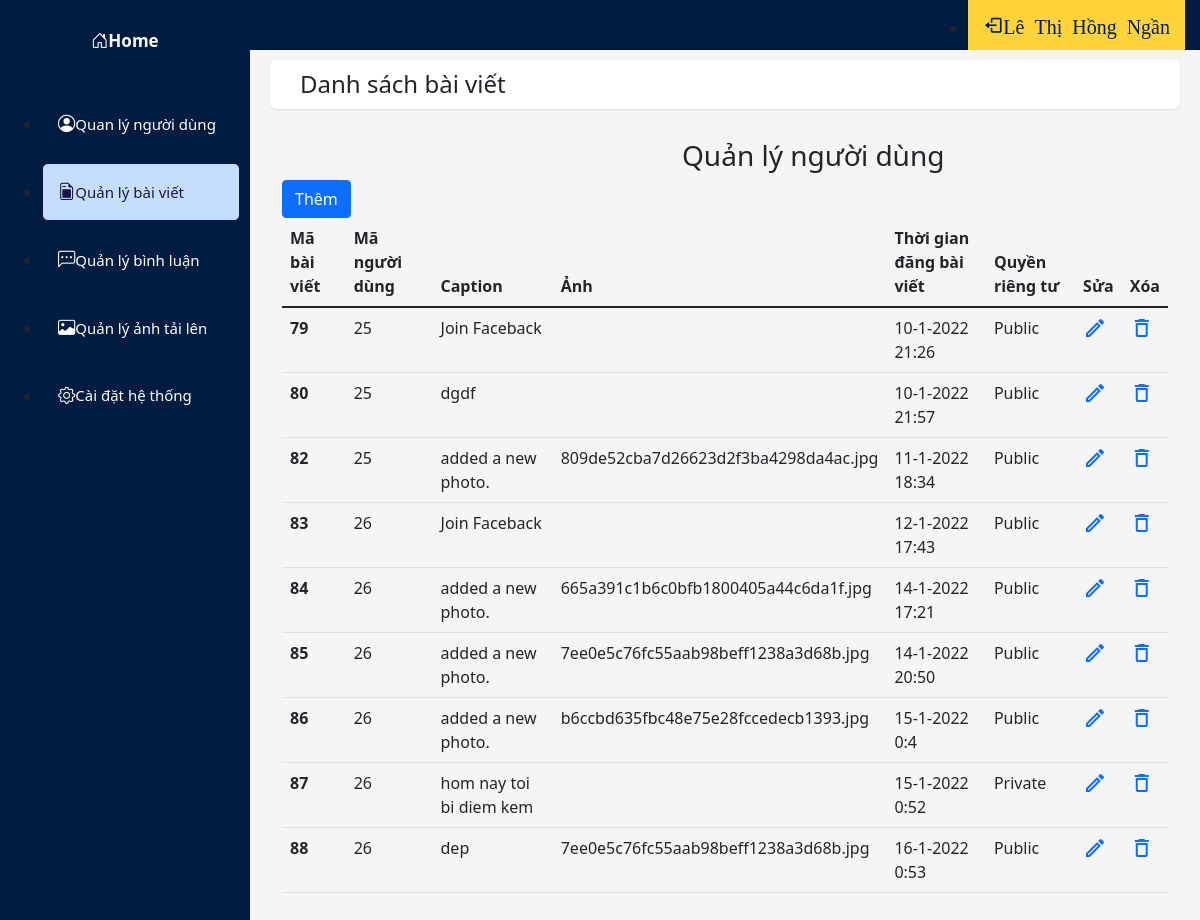
Page /admin/post/quanlybaidang.php on the committed database.
### tables this page shows
CREATE TABLE `user_post` (
  `post_id` int(7) NOT NULL,
  `user_id` int(7) NOT NULL,
  `post_txt` text NOT NULL,
  `post_pic` varchar(150) NOT NULL,
  `post_time` varchar(30) NOT NULL,
  `priority` varchar(8) NOT NULL
);

### admin/post/quanlybaidang.php (the view, shortened to what this page needs)
<!DOCTYPE html>
<html lang="en">
<head>
  <link rel="stylesheet" type="text/css" href="./css/hai.css">
  <link rel="stylesheet" href="https://cdn.jsdelivr.net/npm/boxicons@latest/css/boxicons.min.css">
  <link rel="stylesheet" href="https://use.fontawesome.com/releases/v5.8.2/css/all.css">
  <link rel="stylesheet" href="https://cdnjs.cloudflare.com/ajax/libs/jquery-confirm/3.3.2/jquery-confirm.min.css">
    <link rel="stylesheet" href="https://cdn.jsdelivr.net/npm/bootstrap-icons@1.7.2/font/bootstrap-icons.css">
    <link href="https://cdn.jsdelivr.net/npm/bootstrap@5.1.3/dist/css/bootstrap.min.css" rel="stylesheet">
</head>
<body class="app sidebar-mini rtl">
  <header class="app-header">
    <ul class="app-nav">
      <li><a class="app-nav__item" href="/index.html"><i class='bx bx-log-out '>Lê Thị Hồng Ngần</i> </a>
      </li>
    </ul>
  </header>
  <aside class="app-sidebar">
    <div class="app-sidebar__user">
      <div>
        <p class="app-sidebar__user-name"><b> <i class="bi bi-house-door"></i>Home</b></p>
      </div>
    </div>
    <hr>
    <ul class="app-menu">
      <li><a style="text-decoration: none;"  class="app-menu__item " href="../user/quanlynguoidung.php"><i class="bi bi-person-circle"></i>
          <span class="app-menu__label">Quan lý người dùng</span></a></li>
      <li><a style="text-decoration: none;"  class="app-menu__item active" href="../post/quanlybaidang.php"><i class="bi bi-file-earmark-post"></i><span
            class="app-menu__label">Quản lý bài viết</span></a></li>
      <li><a style="text-decoration: none;"  class="app-menu__item " href=""><i class="bi bi-chat-left-dots"></i><span class="app-menu__label">Quản lý bình luận </span></a>
      </li>
       <li><a style="text-decoration: none;"  class="app-menu__item" href="table-data-oder.html"><i class="bi bi-image"></i><span
            class="app-menu__label">Quản lý ảnh tải lên</span></a></li>
      <li><a style="text-decoration:none;" class="app-menu__item" href="#"><i class="bi bi-gear"></i><span class="app-menu__label">Cài
            đặt hệ thống</span></a></li>
    </ul>
  </aside>
  <main class="app-content">
    <div class="app-title">
      <h1> Danh sách bài viết </h1>
  </div>
     <div class="container">
        <h3 style=" margin-left:400px ; margin-top:30px">Quản lý người dùng </h3>
        <button type="button" class="btn btn-primary"><a href="add.php " style="display: block; color: white;text-decoration:none">Thêm</a></button>
        <table class="table">
  <thead>
    <tr>
      <th scope="col">Mã bài viết</th>
      <th scope="col">Mã người dùng </th>
      <th scope="col">Caption</th>
      <th scope="col">Ảnh</th>
      <th scope="col">Thời gian đăng bài viết</th>
        <th scope="col">Quyền riêng tư</th>
      <th scope="col">Sửa</th>
      <th scope="col">Xóa</th>
    </tr>
  </thead>
  <tbody>
      <?php
            $conn = mysqli_connect('localhost','root','','1951060885_facebook');
               $sql = "SELECT * FROM user_post";
               $result = mysqli_query($conn,$sql);
                if(mysqli_num_rows($result) > 0){
                    while($row = mysqli_fetch_assoc($result)){
            ?>
                        <tr>
                          <th scope="row"><?php echo $row['post_id']  ;      ?></th>
                           <td><?php echo $row['user_id']  ;      ?></td>
                          <td><?php echo $row['post_txt']  ;      ?></td>
                          <td><?php echo $row['post_pic']  ;      ?></td>
                          <td><?php echo $row['post_time']  ;      ?></td>
                            <td><?php echo $row['priority']  ;      ?></td>
                          <td><a href="update.php?id=<?php echo $row['post_id'] ?>"><span class="material-icons-outlined">edit</span></a>
                          </td>
                          <td><a href="delete-post.php?id=<?php echo $row['post_id'] ?>"><span class="material-icons-outlined">delete</span></a>
                         </td>
                           </tr>
        <?php
                    }
                }
       ?>
  </tbody>
    </table>
    </div>
</main>
</body>
</html>

### admin/post/css/hai.css (style rules this page uses)
.app { min-height: calc(100vh - 50px); padding: 10px; margin-top: 30px; background-color: #f5f5f5; -webkit-transition: margin-left 0.3s ease; -o-transition: margin-left 0.3s ease; transition: margin-left 0.3s ease; }
.app-content { min-height: calc(100vh - 50px); padding: 10px; background-color: #f5f5f5; -webkit-transition: margin-left 0.3s ease; -o-transition: margin-left 0.3s ease; transition: margin-left 0.3s ease; }
@media (min-width: 768px) { .app-content { margin-left: 250px; margin-top: 10px; } }
.app-header { position: fixed; left: 0; right: 0; top: 0; width: 100%; display: -webkit-box; display: -ms-flexbox; display: flex; background-color: rgb(0, 28, 64); z-index: 1; padding-right: 15px; padding-left: 15px; }
.bx { font-size: 20px; }
.app-nav { display: -webkit-box; display: -ms-flexbox; display: flex; margin-bottom: 0; -webkit-box-pack: end; -ms-flex-pack: end; justify-content: flex-end; text-align: right; }
@media (min-width: 768px) { .app-nav { -webkit-box-flex: 1; -ms-flex: 1 0 auto; flex: 1 0 auto; } }
.app-nav__item { display: block; padding: 15px; line-height: 0px; color: rgb(0, 28, 64); background: rgb(255, 212, 59); -webkit-transition: background-color 0.3s ease; -o-transition: background-color 0.3s ease; transition: background-color 0.3s ease; }
.app-sidebar { position: fixed; top: 0; bottom: 0; left: 0; padding-top: 20px; width: 250px; padding-left: 10px; padding-right: 10px; overflow: auto; z-index: 10; background: rgb(0, 28, 64); }
.app-sidebar__user { display: block; display: -ms-flexbox; -ms-flex-align: center; align-items: center; padding: 10px; color: white; text-align: center; }
.app-sidebar__user-name { font-size: 17px; line-height: 1.3; }
.app-sidebar__user-name, .app-sidebar__user-designation { white-space: nowrap; overflow: hidden; -o-text-overflow: ellipsis; text-overflow: ellipsis; margin-bottom: 0; }
.app-menu { margin-bottom: 0; padding-bottom: 40px; }
.app-menu__item { position: relative; display: -webkit-box; display: -ms-flexbox; display: flex; -webkit-box-align: center; -ms-flex-align: center; align-items: center; border-radius: .375rem; margin-bottom: 10px; padding: 15px 15px; font-size: 1.08em; border-left: 0px; box-shadow: none; -webkit-transition: border-left-color 0.3s ease, background-color 0.3s ease; -o-transition: border-left-color 0.3s ease, background-color 0.3s ease; transition: border-left-color 0.3s ease, background-color 0.3s ease; color: white; border: 1px solid transparent; }
.app-menu__item.active, .app-menu__item:hover, .app-menu__item:focus { background: #c6defd; text-decoration: none; color: rgb(22 22 72); box-shadow: none; border: 1px solid rgb(22 22 72); }
.app-menu__label { white-space: nowrap; -webkit-box-flex: 1; -ms-flex: 1 1 auto; flex: 1 1 auto; font-size: 15px; font-weight: 500; }
.btn { cursor: pointer; }
.app-title { display: block; display: -ms-flexbox; display: flex; -webkit-box-align: center; -ms-flex-align: center; align-items: center; -webkit-box-pack: justify; -ms-flex-pack: justify; justify-content: space-between; -webkit-box-orient: horizontal; -webkit-box-direction: normal; -ms-flex-direction: row; flex-direction: row; background-color: #FFF; border-radius: .375rem; padding: 10px 30px; -webkit-box-shadow: 0 1px 2px rgb(0 0 0 / 10%); box-shadow: 0 1px 2px rgb(0 0 0 / 10%); margin-bottom: 20px; }
.app-title h1 { margin: 0; font-size: 24px; font-weight: 400; }

### rows in the picture
user_post: post_id "79", user "25", post_txt "Join Faceback", post_time "10-1-2022 21:26", priority "Public"
user_post: post_id "80", user "25", post_txt "dgdf", post_time "10-1-2022 21:57", priority "Public"
user_post: post_id "82", user "25", post_txt "added a new photo.", post_pic "809de52cba7d26623d2f3ba4298da4ac.jpg", post_time "11-1-2022 18:34", priority "Public"
user_post: post_id "83", user "26", post_txt "Join Faceback", post_time "12-1-2022 17:43", priority "Public"
user_post: post_id "84", user "26", post_txt "added a new photo.", post_pic "665a391c1b6c0bfb1800405a44c6da1f.jpg", post_time "14-1-2022 17:21", priority "Public"
user_post: post_id "85", user "26", post_txt "added a new photo.", post_pic "7ee0e5c76fc55aab98beff1238a3d68b.jpg", post_time "14-1-2022 20:50", priority "Public"
user_post: post_id "86", user "26", post_txt "added a new photo.", post_pic "b6ccbd635fbc48e75e28fccedecb1393.jpg", post_time "15-1-2022 0:4", priority "Public"
user_post: post_id "87", user "26", post_txt "hom nay toi bi diem kem", post_time "15-1-2022 0:52", priority "Private"
user_post: post_id "88", user "26", post_txt "dep", post_pic "7ee0e5c76fc55aab98beff1238a3d68b.jpg", post_time "16-1-2022 0:53", priority "Public"
